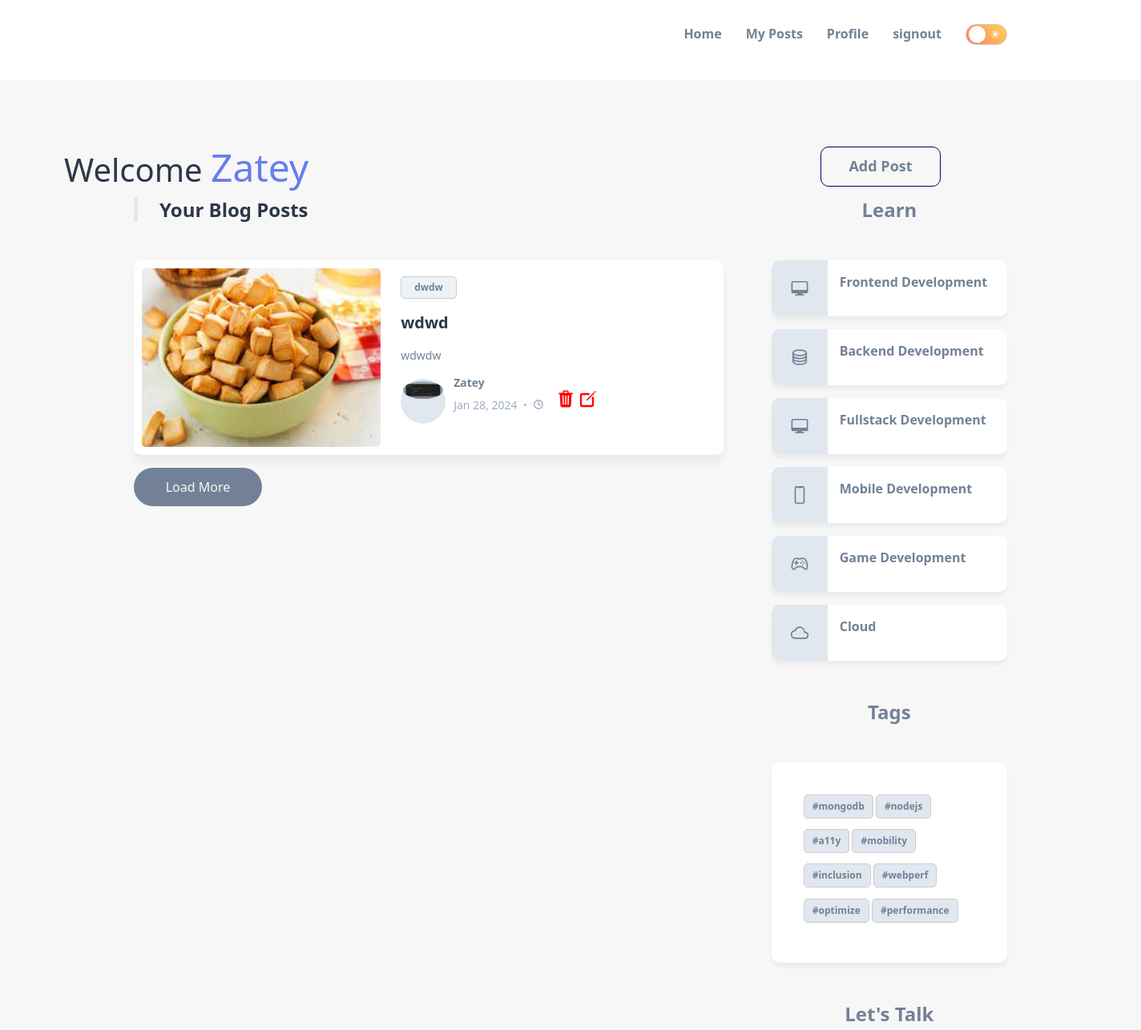
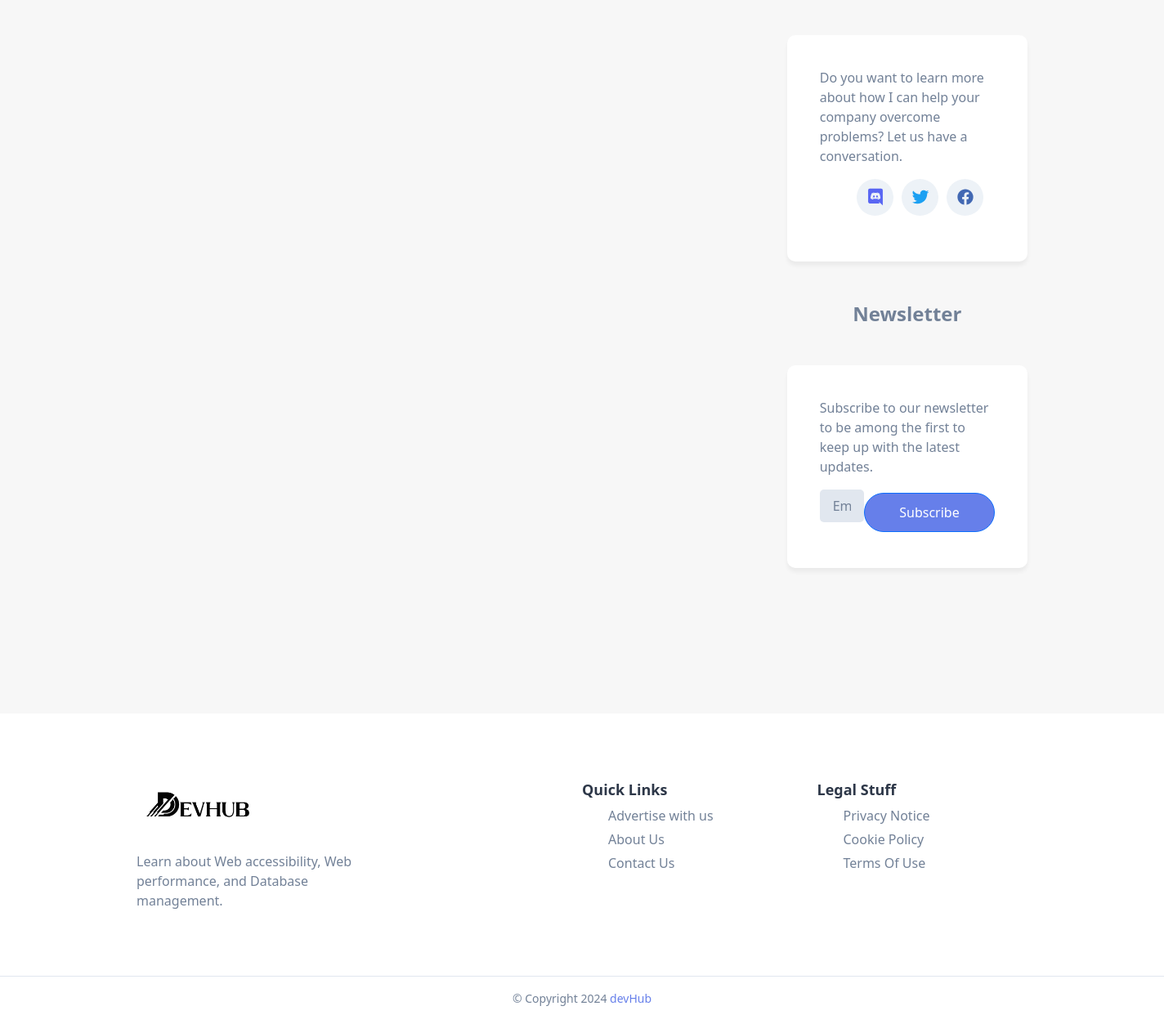
/homepage (signed in), run on the app's committed database (2 pictures, top to bottom).
### app.py (models this page shows, shortened)
class User(db.Model, UserMixin):
    id = db.Column(db.Integer, primary_key=True)
    username = db.Column(db.String(20), unique=True, nullable=False)
    email = db.Column(db.String(120), unique=True, nullable=False)
    password = db.Column(db.String(60), nullable=False)
    image_file = db.Column(db.String(20), nullable=False, default='default.png')

class Blog(db.Model):
    id = db.Column(db.Integer, primary_key=True)
    title = db.Column(db.String(255), nullable=False)
    content = db.Column(db.Text, nullable=False)
    author = db.Column(db.String(255), nullable=False)
    topic = db.Column(db.String(50))
    image_file = db.Column(db.String(255))
    created_at = db.Column(db.DateTime, default=datetime.utcnow)
    author_image = db.Column(db.String(255))
    comments = db.relationship('Comment', backref='blog', lazy=True)

### app.py (the view)
@app.route('/homepage')
@login_required
def homepage():
    if current_user.is_authenticated:
        user_blogs = Blog.query.filter_by(author=current_user.username).all()
        return render_template('homepage.html', blogs=user_blogs)
    else:
        blogs = Blog.query.all()
    return render_template('homepage.html', blogs=blogs)

### app.py (called while the page is built)
@login_manager.user_loader
def load_user(user_id):
    return User.query.get(int(user_id))

### templates/homepage.html (shortened to what this page needs)
<!DOCTYPE html>
<html lang="en">
<head>
  <link href="https://cdn.jsdelivr.net/npm/bootstrap@5.3.2/dist/css/bootstrap.min.css" rel="stylesheet">
  <link rel="stylesheet" href="./assets/css/style.css">
  <link rel="stylesheet" href="{{ url_for('static', filename='assets/css/style.css') }}">
<link rel="stylesheet" href="https://cdnjs.cloudflare.com/ajax/libs/font-awesome/5.15.3/css/all.min.css">
</head>
<body class="light-theme">
    <header>
        <div class="container">
          <nav class="navbar">
            <div class="flex-wrapper">
              <ul class="desktop-nav">
                <li>
                  <a href="{{ url_for('home') }}" class="nav-link">Home</a>
              </li>
              <li>
                <a href="{{ url_for('homepage') }}" class="nav-link">My Posts</a>
            </li>
              <li>
                <a href="{{ url_for('profile') }}" class="nav-link">Profile</a>
            </li>
              <li>
                <a href="{{ url_for('signout') }}" class="nav-link">signout</a>
            </li>
              </ul>
              <button class="theme-btn theme-btn-desktop light">
                <ion-icon name="moon" class="moon"></ion-icon>
                <ion-icon name="sunny" class="sun"></ion-icon>
              </button>
            </div>
          </nav>
        </div>
      </header>
<div class="main">
      {% if current_user.is_authenticated %}
    <div class="welcome"><h1>Welcome <span>{{ current_user.username }}</span></h1>
        <div class="blog-botton"> <button id="addBlogButton" onclick="openOverlay()">
            <span>Add Post</span>
          </button></div>
    </div>
      <div class="container">
        <div class="blog">
            <h2 class="h2">Your Blog Posts</h2>
            <div class="blog-card-group">
              {% for blog in blogs %}
                <div class="blog-card">
                  <div class="blog-card-banner">
                    <img src="{{ url_for('static', filename='blog_images/' + blog.image_file) }}" alt=""
                      width="250" class="blog-banner-img">
                  </div>
                  <div class="blog-content-wrapper">
                    <button class="blog-topic text-tiny">{{ blog.topic }}</button>
                    <h3>
                        <a href="{{ url_for('blog', blog_id=blog.id) }}" class="h3">
                            {{ blog.title }}
                        </a>
                    </h3>
                    <p class="blog-text">
                      {{ blog.content }}
                    </p>
                    <div class="wrapper-flex">
                      <div class="profile-wrapper">
                        <img src="{{ url_for('static', filename='profile_pics/' + current_user.image_file) }}" alt="User Profile Image" width="50px">
                      </div>
                      <div class="wrapper">
                        <a href="#" class="h4">{{ blog.author }}</a>
                        <p class="text-sm">
                          <time datetime="{{ blog.created_at }}">{{ blog.created_at.strftime('%b %d, %Y') }}</time>
                          <span class="separator"></span>
                          <ion-icon name="time-outline"></ion-icon>
                        </p>
                      </div>
                <div class="edit-delete-buttons">
                    <a href="{{ url_for('delete_blog', blog_id=blog.id) }}" style="font-size: 24px; color: red;"> <ion-icon name="trash"></ion-icon></a>
                    <a href="{{ url_for('edit_blog', blog_id=blog.id) }}" style="font-size: 24px; color: red;"><ion-icon name="create-outline"></ion-icon>
                    </a>
                  </div>
                    </div>
                  </div>
                </div>
              {% endfor %}
              <button class="btn load-more">Load More</button>
            </div>
          </div>
        {% endif %}
        <div class="aside">
          <div class="topics">
            <h2 class="h2">Learn</h2>
            <a href="#" class="topic-btn">
              <div class="icon-box">
                <ion-icon name="desktop-outline"></ion-icon>
              </div>
              <p>Frontend Development</p>
            </a>
            <a href="#" class="topic-btn">
              <div class="icon-box">
                <ion-icon name="server-outline"></ion-icon>
              </div>
              <p>Backend Development</p>
            </a>
            <a href="#" class="topic-btn">
              <div class="icon-box">
                <ion-icon name="desktop-outline"></ion-icon>
              </div>
              <p>Fullstack Development</p>
            </a>
            <a href="#" class="topic-btn">
              <div class="icon-box">
                <ion-icon name="phone-portrait-outline"></ion-icon>
              </div>
              <p>Mobile Development</p>
            </a>
            <a href="#" class="topic-btn">
              <div class="icon-box">
                <ion-icon name="game-controller-outline"></ion-icon>
              </div>
              <p>Game Development</p>
            </a>
            <a href="#" class="topic-btn">
              <div class="icon-box">
                <ion-icon name="cloud-outline"></ion-icon>
              </div>
              <p>Cloud</p>
            </a>
          </div>
            <div class="tags">
              <h2 class="h2">Tags</h2>
              <div class="wrapper">
                <button class="hashtag">#mongodb</button>
                <button class="hashtag">#nodejs</button>
                <button class="hashtag">#a11y</button>
                <button class="hashtag">#mobility</button>
                <button class="hashtag">#inclusion</button>
                <button class="hashtag">#webperf</button>
                <button class="hashtag">#optimize</button>
                <button class="hashtag">#performance</button>
              </div>
            </div>
            <div class="contact">
              <h2 class="h2">Let's Talk</h2>
              <div class="wrapper">
                <p>
                  Do you want to learn more about how I can help your company overcome problems? Let us have a
                  conversation.
                </p>
                <ul class="social-link">
                  <li>
                    <a href="#" class="icon-box discord">
                      <ion-icon name="logo-discord"></ion-icon>
                    </a>
                  </li>
                  <li>
                    <a href="#" class="icon-box twitter">
                      <ion-icon name="logo-twitter"></ion-icon>
                    </a>
                  </li>
                  <li>
                    <a href="#" class="icon-box facebook">
                      <ion-icon name="logo-facebook"></ion-icon>
                    </a>
                  </li>
                </ul>
              </div>
            </div>
            <div class="newsletter">
              <h2 class="h2">Newsletter</h2>
              <div class="wrapper">
                <p>
                  Subscribe to our newsletter to be among the first to keep up with the latest updates.
                </p>
                <form action="#">
                  <input type="email" name="email" placeholder="Email Address" required>
                  <button type="submit" class="btn btn-primary">Subscribe</button>
                </form>
              </div>
            </div>
          </div>
        </div>
      </div>
    <footer>
        <div class="container">
          <div class="wrapper">
            <a href="#" class="footer-logo">
              <img src="/static/assets/images/black.png" alt="SimpleBlog Logo" width="150" class="logo-light">
            </a>
            <p class="footer-text">
              Learn about Web accessibility, Web performance, and Database management.
            </p>
          </div>
          <div class="wrapper">
            <p class="footer-title">Quick Links</p>
            <ul>
              <li>
                <a href="#" class="footer-link">Advertise with us</a>
              </li>
              <li>
                <a href="#" class="footer-link">About Us</a>
              </li>
              <li>
                <a href="#" class="footer-link">Contact Us</a>
              </li>
            </ul>
          </div>
          <div class="wrapper">
            <p class="footer-title">Legal Stuff</p>
            <ul>
              <li>
                <a href="#" class="footer-link">Privacy Notice</a>
              </li>
              <li>
                <a href="#" class="footer-link">Cookie Policy</a>
              </li>
              <li>
                <a href="#" class="footer-link">Terms Of Use</a>
              </li>
            </ul>
          </div>
        </div>
        <p class="copyright">
          &copy; Copyright 2024 <a href="#">devHub</a>
        </p>
      </footer>
    </body>
</html>

### templates/homepage.html (style rules this page uses)
form { display: flex; justify-content: center; }

### data on the page
User: username "Zatey"
Blog: image_file (picture), topic "dwdw", title "wdwd", content "wdwdw", author "Zatey", created_at "Jan 28, 2024"
